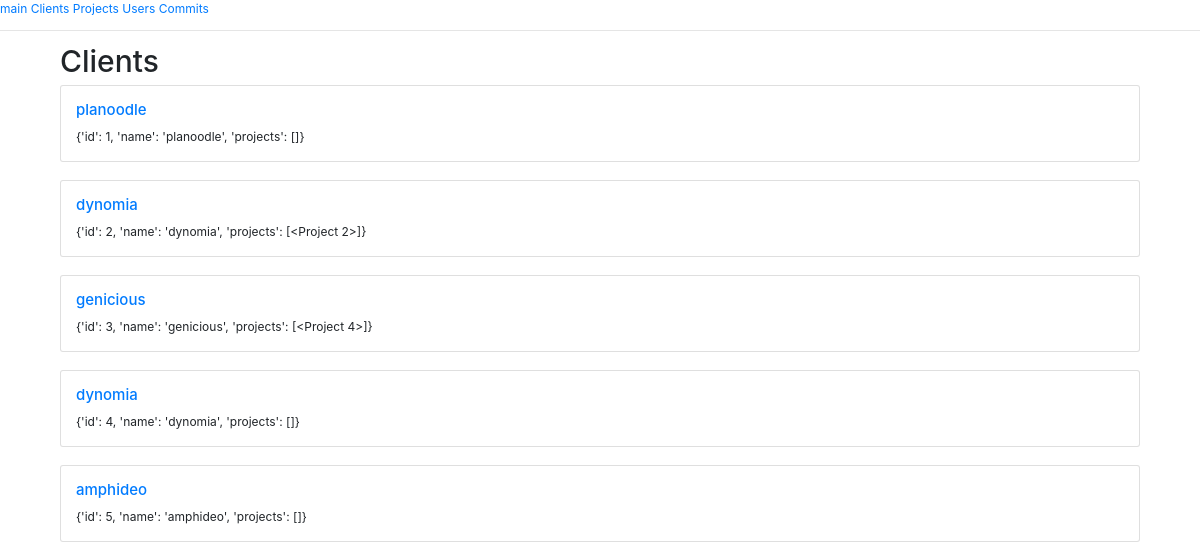
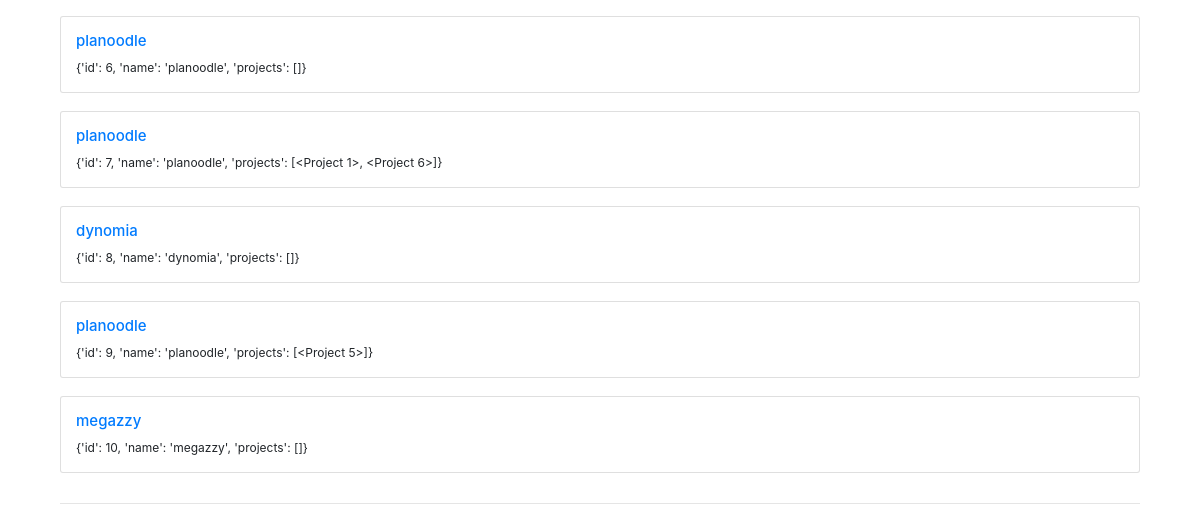
Before: /client with the older database file (2 pictures, top to bottom).
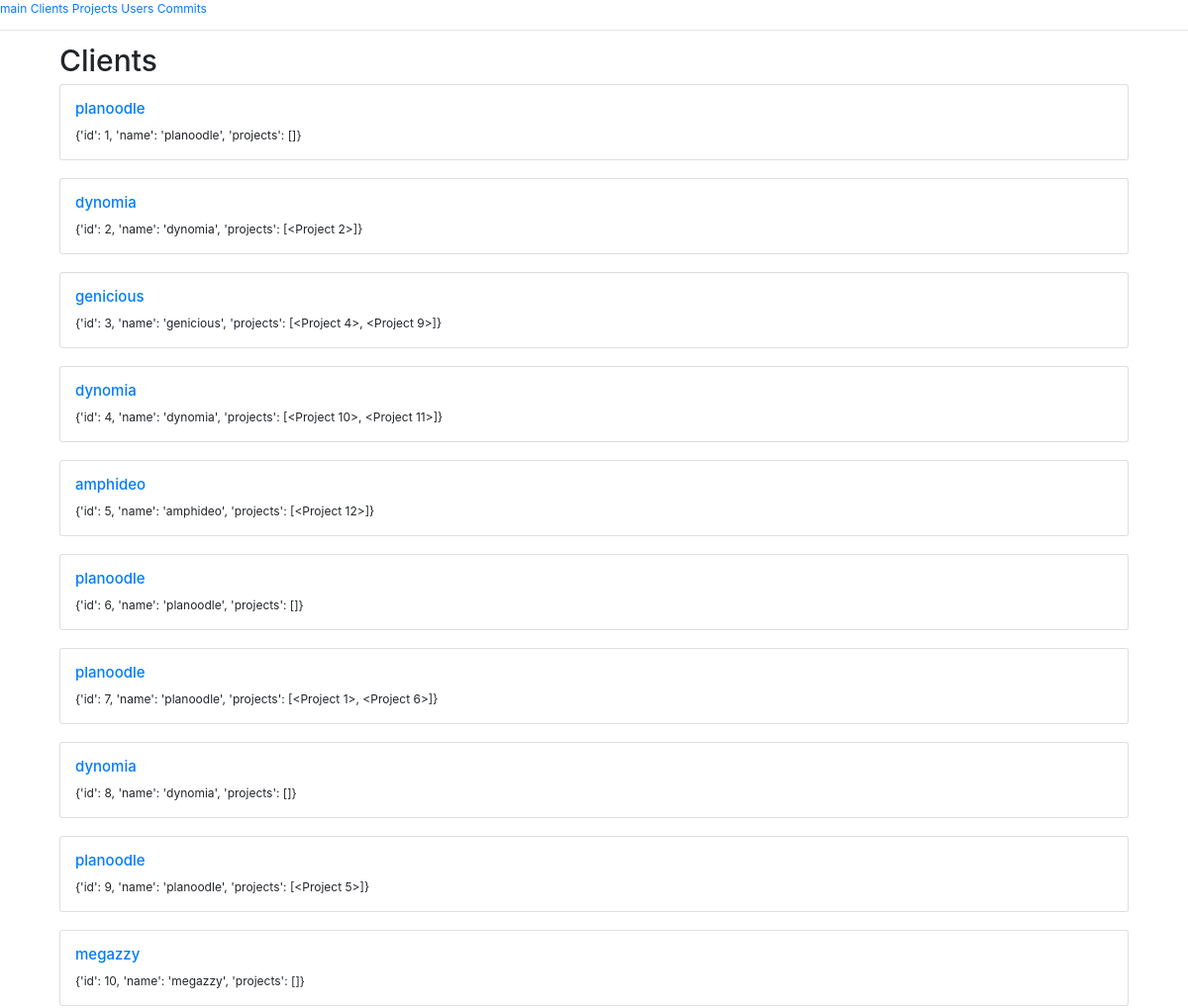
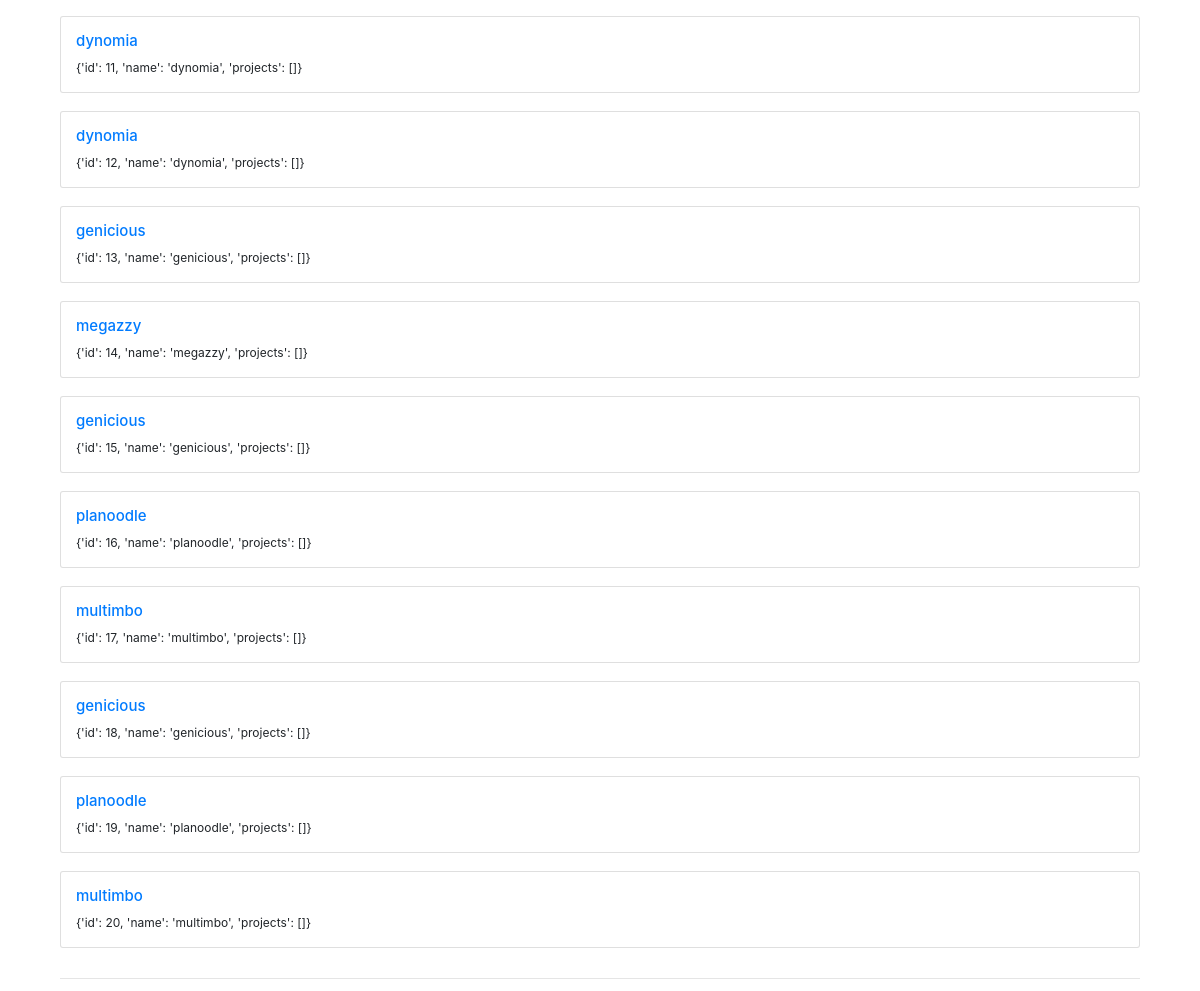
After: the same page with the newer database file (2 pictures, top to bottom).
### app.py (models this page shows, shortened)
class Client(db.Model):
    id = db.Column(db.Integer, primary_key=True)
    name = db.Column(db.String)
    projects = db.relationship('Project',
        backref=db.backref('Clients', lazy=True))

class Project(db.Model):
    id = db.Column(db.Integer, primary_key=True)
    name = db.Column(db.String)
    expired = db.Column(db.Boolean, default=False)
    client_id = db.Column(db.Integer, db.ForeignKey('client.id'),
        nullable=False)
    commits = db.relationship('Commit',
        backref=db.backref('Project', lazy=True))
    def __repr__(self):
        return '<Project %r>' % self.id

### app.py (the view)
@app.route('/client')
def clients():
    data = module.func.client_all()
    return render_template('clients.html', data=data)

### module/func.py (called while the page is built)
def scheme_client(row):
    return {
        'id': row.id,
        'name': row.name,
        'projects': row.projects
    }

def client_all():
    output = []
    rows = app.Client.query.all()
    for row in rows:
        x = scheme_client(row)
        output.append(x)
    return output

### templates/clients.html
{% extends "base.html" %}
{% block content %}
<h1>Clients</h1>
{% for client in data %}
<div class="card" style="width: 100%;">
        <div class="card-body">
                <h5 class="card-title"><a href="/client/{{client.id}}">{{client.name}}</a></h5>
            <p class="card-text">
                    {{client}}
            </p>
        </div>
    </div>
<br>
{% endfor %}
{% endblock %}

### templates/base.html (shortened to what this page needs)
<!doctype html>
<html lang="en" style="font-size: 12px;">
  <head>
    <link rel="stylesheet" href="https://maxcdn.bootstrapcdn.com/bootstrap/4.0.0-beta.2/css/bootstrap.min.css">
  </head>
  <body>
    <a href="/">main</a>
    <a href="/client">Clients</a>
    <a href="/project">Projects</a>
    <a href="/user">Users</a>
    <a href="/commit">Commits</a>
    <hr>
    <div class-"content" style="margin-left:5%;margin-right:5%;">
        {% block content %}
        {% endblock %}
        <hr>
    </div>
  </body>
</html>

Changed rows visible on the page:
computed for Client: client "{'id': 3, 'name': 'genicious', 'projects': [<Project 4>]}" → "{'id': 3, 'name': 'genicious', 'projects': [<Project 4>, <Project 9>]}"
computed for Client: client "{'id': 4, 'name': 'dynomia', 'projects': []}" → "{'id': 4, 'name': 'dynomia', 'projects': [<Project 10>, <Project 11>]}"
computed for Client "amphideo": client "{'id': 5, 'name': 'amphideo', 'projects': []}" → "{'id': 5, 'name': 'amphideo', 'projects': [<Project 12>]}"
added Client: name "dynomia", client "{'id': 11, 'name': 'dynomia', 'projects': []}"
added Client: name "dynomia", client "{'id': 12, 'name': 'dynomia', 'projects': []}"
added Client: name "genicious", client "{'id': 13, 'name': 'genicious', 'projects': []}"
added Client: name "megazzy", client "{'id': 14, 'name': 'megazzy', 'projects': []}"
added Client: name "genicious", client "{'id': 15, 'name': 'genicious', 'projects': []}"
added Client: name "planoodle", client "{'id': 16, 'name': 'planoodle', 'projects': []}"
added Client: name "multimbo", client "{'id': 17, 'name': 'multimbo', 'projects': []}"
added Client: name "genicious", client "{'id': 18, 'name': 'genicious', 'projects': []}"
added Client: name "planoodle", client "{'id': 19, 'name': 'planoodle', 'projects': []}"
added Client: name "multimbo", client "{'id': 20, 'name': 'multimbo', 'projects': []}"
